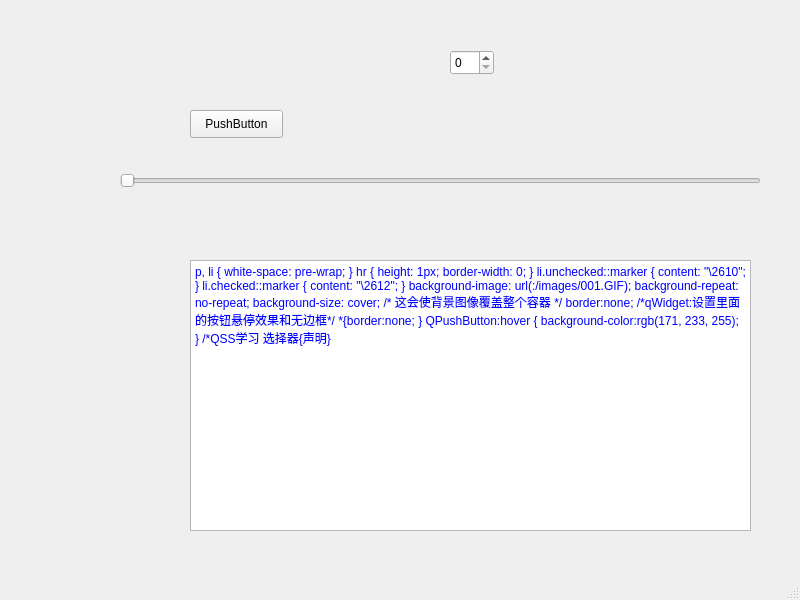
<?xml version="1.0" encoding="UTF-8"?>
<ui version="4.0">
 <class>MainWindow</class>
 <widget class="QMainWindow" name="MainWindow">
  <property name="geometry">
   <rect>
    <x>0</x>
    <y>0</y>
    <width>800</width>
    <height>600</height>
   </rect>
  </property>
  <property name="windowTitle">
   <string>MainWindow</string>
  </property>
  <widget class="QWidget" name="centralwidget">
   <widget class="QPushButton" name="pushButton">
    <property name="geometry">
     <rect>
      <x>190</x>
      <y>110</y>
      <width>93</width>
      <height>28</height>
     </rect>
    </property>
    <property name="text">
     <string>PushButton</string>
    </property>
   </widget>
   <widget class="QTextEdit" name="textEdit">
    <property name="geometry">
     <rect>
      <x>190</x>
      <y>260</y>
      <width>561</width>
      <height>271</height>
     </rect>
    </property>
    <property name="styleSheet">
     <string notr="true">color: rgb(0, 0, 255);
</string>
    </property>
    <property name="html">
     <string>&lt;!DOCTYPE HTML PUBLIC &quot;-//W3C//DTD HTML 4.0//EN&quot; &quot;http://www.w3.org/TR/REC-html40/strict.dtd&quot;&gt;
&lt;html&gt;&lt;head&gt;&lt;meta name=&quot;qrichtext&quot; content=&quot;1&quot; /&gt;&lt;meta charset=&quot;utf-8&quot; /&gt;&lt;style type=&quot;text/css&quot;&gt;
p, li { white-space: pre-wrap; }
hr { height: 1px; border-width: 0; }
li.unchecked::marker { content: &quot;\2610&quot;; }
li.checked::marker { content: &quot;\2612&quot;; }
&lt;/style&gt;&lt;/head&gt;&lt;body style=&quot; font-family:'Microsoft YaHei UI'; font-size:9pt; font-weight:400; font-style:normal;&quot;&gt;
&lt;p style=&quot; margin-top:0px; margin-bottom:0px; margin-left:0px; margin-right:0px; -qt-block-indent:0; text-indent:0px;&quot;&gt;background-image: url(:/images/001.GIF);  &lt;/p&gt;
&lt;p style=&quot; margin-top:0px; margin-bottom:0px; margin-left:0px; margin-right:0px; -qt-block-indent:0; text-indent:0px;&quot;&gt;background-repeat: no-repeat;  &lt;/p&gt;
&lt;p style=&quot; margin-top:0px; margin-bottom:0px; margin-left:0px; margin-right:0px; -qt-block-indent:0; text-indent:0px;&quot;&gt;background-size: cover; /* 这会使背景图像覆盖整个容器 */&lt;/p&gt;
&lt;p style=&quot; margin-top:0px; margin-bottom:0px; margin-left:0px; margin-right:0px; -qt-block-indent:0; text-indent:0px;&quot;&gt;border:none;&lt;/p&gt;
&lt;p style=&quot;-qt-paragraph-type:empty; margin-top:0px; margin-bottom:0px; margin-left:0px; margin-right:0px; -qt-block-indent:0; text-indent:0px;&quot;&gt;&lt;br /&gt;&lt;/p&gt;
&lt;p style=&quot; margin-top:0px; margin-bottom:0px; margin-left:0px; margin-right:0px; -qt-block-indent:0; text-indent:0px;&quot;&gt;/*qWidget:设置里面的按钮悬停效果和无边框*/&lt;/p&gt;
&lt;p style=&quot; margin-top:0px; margin-bottom:0px; margin-left:0px; margin-right:0px; -qt-block-indent:0; text-indent:0px;&quot;&gt;*{border:none;&lt;/p&gt;
&lt;p style=&quot; margin-top:0px; margin-bottom:0px; margin-left:0px; margin-right:0px; -qt-block-indent:0; text-indent:0px;&quot;&gt;}&lt;/p&gt;
&lt;p style=&quot; margin-top:0px; margin-bottom:0px; margin-left:0px; margin-right:0px; -qt-block-indent:0; text-indent:0px;&quot;&gt;QPushButton:hover&lt;/p&gt;
&lt;p style=&quot; margin-top:0px; margin-bottom:0px; margin-left:0px; margin-right:0px; -qt-block-indent:0; text-indent:0px;&quot;&gt;{&lt;/p&gt;
&lt;p style=&quot; margin-top:0px; margin-bottom:0px; margin-left:0px; margin-right:0px; -qt-block-indent:0; text-indent:0px;&quot;&gt;	background-color:rgb(171, 233, 255);&lt;/p&gt;
&lt;p style=&quot; margin-top:0px; margin-bottom:0px; margin-left:0px; margin-right:0px; -qt-block-indent:0; text-indent:0px;&quot;&gt;}&lt;/p&gt;
&lt;p style=&quot;-qt-paragraph-type:empty; margin-top:0px; margin-bottom:0px; margin-left:0px; margin-right:0px; -qt-block-indent:0; text-indent:0px;&quot;&gt;&lt;br /&gt;&lt;/p&gt;
&lt;p style=&quot;-qt-paragraph-type:empty; margin-top:0px; margin-bottom:0px; margin-left:0px; margin-right:0px; -qt-block-indent:0; text-indent:0px;&quot;&gt;&lt;br /&gt;&lt;/p&gt;
&lt;p style=&quot;-qt-paragraph-type:empty; margin-top:0px; margin-bottom:0px; margin-left:0px; margin-right:0px; -qt-block-indent:0; text-indent:0px;&quot;&gt;&lt;br /&gt;&lt;/p&gt;
&lt;p style=&quot; margin-top:0px; margin-bottom:0px; margin-left:0px; margin-right:0px; -qt-block-indent:0; text-indent:0px;&quot;&gt;/*QSS学习&lt;/p&gt;
&lt;p style=&quot; margin-top:0px; margin-bottom:0px; margin-left:0px; margin-right:0px; -qt-block-indent:0; text-indent:0px;&quot;&gt;选择器{声明}&lt;/p&gt;&lt;/body&gt;&lt;/html&gt;</string>
    </property>
   </widget>
   <widget class="QSpinBox" name="spinBox">
    <property name="geometry">
     <rect>
      <x>450</x>
      <y>50</y>
      <width>44</width>
      <height>25</height>
     </rect>
    </property>
   </widget>
   <widget class="QSlider" name="horizontalSlider">
    <property name="geometry">
     <rect>
      <x>120</x>
      <y>170</y>
      <width>641</width>
      <height>22</height>
     </rect>
    </property>
    <property name="styleSheet">
     <string notr="true">background-image: url(:/OIP-C.png);
</string>
    </property>
    <property name="orientation">
     <enum>Qt::Horizontal</enum>
    </property>
   </widget>
  </widget>
  <widget class="QMenuBar" name="menubar">
   <property name="geometry">
    <rect>
     <x>0</x>
     <y>0</y>
     <width>800</width>
     <height>25</height>
    </rect>
   </property>
  </widget>
  <widget class="QStatusBar" name="statusbar"/>
 </widget>
 <resources/>
 <connections/>
</ui>
